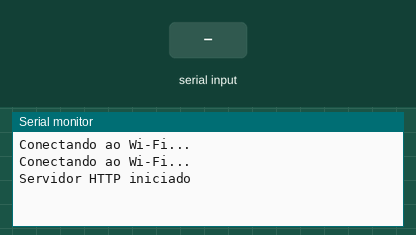
Bench run of a sketch on a simulated ESP8266 (NodeMCU). Shown: the last lines printed to the serial monitor. The test bench sets the inputs (shaded band). WiFi joins after 1.5 s; servers stay silent unless stated.

Above: at 3.2 s.
3.3 s: "90,45,200\n" received over the second serial link
At 5.7 s:
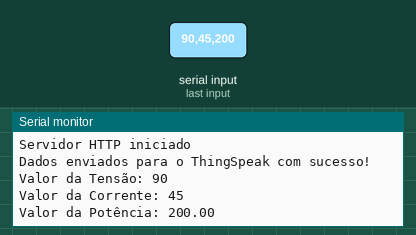
5.8 s: "30,150,10\n" received over the second serial link
At 7.5 s:
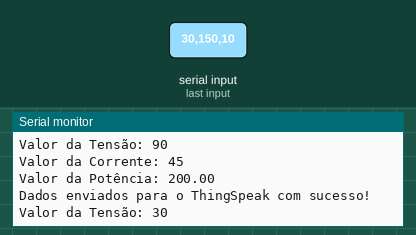

The sketch:

ComunicacaoSerialESP12E.ino
```cpp
#include <SoftwareSerial.h>
#include <ESP8266WiFi.h>
#include <WiFiClient.h>
#include <ESP8266WebServer.h>
#include <ThingSpeak.h>

#define rxPin D1
#define txPin D0
const char* ssid = "Vinicius Luis";         // Nome da rede Wi-Fi
const char* password = "72116604";    // Senha da rede Wi-Fi
const char* apiKey = "HYYB3QF7I8LOJO54"; // Chave de API do ThingSpeak
const int field = 1;
const char* serverAddress = "api.thingspeak.com";     // Servidor ThingSpeak
const int THINGSPEAK_CHANNEL_ID = 2168510;  // ID do seu canal ThingSpeak

SoftwareSerial arduinoSerial(rxPin, txPin); // RX, TX
ESP8266WebServer webServer;
WiFiClient client;  // Objeto WiFiClient

void setup() {
  // Inicializa a comunicação serial com a velocidade de 9600 bps
  Serial.begin(9600);

  // Inicializa a comunicação serial com o Arduino na velocidade de 9600 bps
  arduinoSerial.begin(9600);

    WiFi.begin(ssid, password);
  while (WiFi.status() != WL_CONNECTED) {
    delay(1000);
    Serial.println("Conectando ao Wi-Fi...");
  }

  ThingSpeak.begin(client);  // Inicializa a biblioteca ThingSpeak

  webServer.on("/", handleRoot);
  webServer.begin();
  Serial.println("Servidor HTTP iniciado");
}

void loop() {
  webServer.handleClient();

   // Verifica se há dados disponíveis na comunicação serial com o Arduino
  if (arduinoSerial.available()) {
    // Lê os valores recebidos do Arduino
    int sensorValue1 = arduinoSerial.parseInt();
    arduinoSerial.read(); // Lê a vírgula
    int sensorValue2 = arduinoSerial.parseInt();
    arduinoSerial.read(); // Lê a vírgula
    float potencia = arduinoSerial.parseFloat();

    ThingSpeak.setField(1, sensorValue1);      // Define o valor do campo 1

    int httpCode = ThingSpeak.writeFields(THINGSPEAK_CHANNEL_ID, apiKey);
      if (httpCode == 200) {
        Serial.println("Dados enviados para o ThingSpeak com sucesso!");
      } else {
        Serial.println("Falha ao enviar dados para o ThingSpeak. Código de erro HTTP: " + String(httpCode));
      }

    // Exibe os valores no monitor serial
    Serial.print("Valor da Tensão: ");
    Serial.println(sensorValue1);
    delay(500);
    Serial.print("Valor da Corrente: ");
    Serial.println(sensorValue2);
    delay(500);
    Serial.print("Valor da Potência: ");
    Serial.println(potencia);
    delay(500);
  }
  delay(1000);
}

void handleRoot() {
  String html = "<html><body>";
  html += "<h1>ESP8266 ThingSpeak</h1>";
  html += "<p>Valor do sensor de tensão: " + String(analogRead(A0)) + "</p>";
  html += "</body></html>";
  webServer.send(200, "text/html", html);
}
```

Measured:
- after the input at 3.3 s, the serial monitor: prints a new line after 1.0 s (image 1)
- after the input at 5.8 s, the serial monitor: prints a new line after 1.3 s (image 2)
